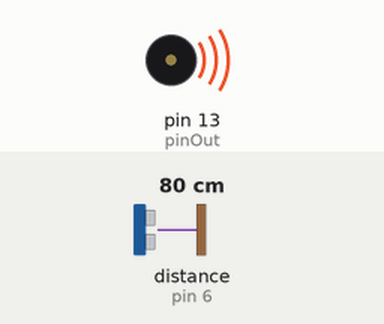
Simulated run of this sketch. Board: Arduino Uno, built with avr-gcc and run on an emulated ATmega328P. On the bench: buzzer (waves = sounding). The test bench sets the inputs (shaded band); at power-on: distance to the obstacle (sensor on pin 6) 80 cm. The echo pulse lasts 58.3 µs per cm; what the sketch prints to the serial monitor is not drawn.

Above: at 0.1 s.
Timing chart, 0 to 1.6 s (numbered marks = the images above):
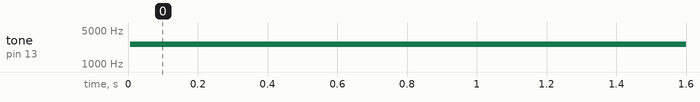

Measured:
- by itself, tone on pin 13 (pinOut): silent → 2520 Hz at 0.01 s

The sketch:

sonar_basic.ino
```cpp
#include <NewPing.h>

#define TRIGGER_PIN  5
#define ECHO_PIN     6
#define MAX_DISTANCE 500

const int pinOut = 13;
unsigned int maxFq = 33000;//65535
unsigned int minFq = 30000;
int dist = 0;
int fqNow;

NewPing sonar(TRIGGER_PIN, ECHO_PIN, MAX_DISTANCE);

void setup() {
  Serial.begin(115200);
}

void loop()
{
  int uS = sonar.ping();
  int cm = abs(uS/ US_ROUNDTRIP_CM);
  Serial.print("Ping: ");
  Serial.print(cm);
  Serial.println("cm");
  dist=cm;
  fqNow=map(dist,1,MAX_DISTANCE,minFq,maxFq);
  fqNow= (-1)*(fqNow-maxFq);
  tone(pinOut,fqNow);
  Serial.print("Frequency is ");
  Serial.print(fqNow);
  Serial.println("Hz");
}
```

scraps.ino
```cpp
//trying to reduce choppy feedback
//if(fqNow>fqThen*1.50 || fqNow<fqThen*.5){
//      fqTemp = (fqNow+fqThen)/2;
//      fqNow=fqTemp;
//    }
//  if(cm=0){
//    tone(pinOut,fqNow);
//    }
//  else{
//    dist=cm;
//    fqNow=map(dist,1,MAX_DISTANCE,minFq,maxFq);
//    fqNow= (-1)*(fqNow-maxFq);
//    tone(pinOut,fqNow);
//    Serial.print("Frequency is ");
//    Serial.print(fqNow);
//    Serial.println("Hz");
//  }
```
